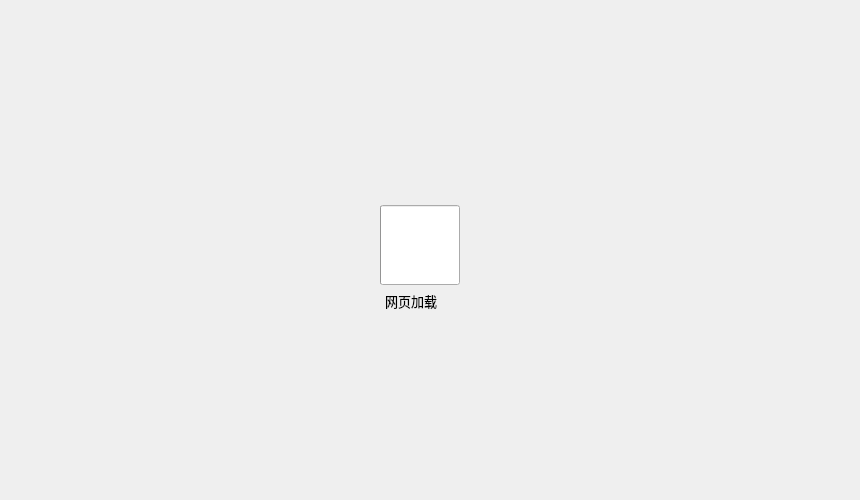
<?xml version="1.0" encoding="UTF-8"?>
<ui version="4.0">
 <class>HelpPage</class>
 <widget class="QWidget" name="HelpPage">
  <property name="geometry">
   <rect>
    <x>0</x>
    <y>0</y>
    <width>860</width>
    <height>500</height>
   </rect>
  </property>
  <property name="minimumSize">
   <size>
    <width>860</width>
    <height>500</height>
   </size>
  </property>
  <property name="maximumSize">
   <size>
    <width>860</width>
    <height>500</height>
   </size>
  </property>
  <property name="windowTitle">
   <string>Form</string>
  </property>
  <widget class="QWidget" name="gridLayoutWidget">
   <property name="geometry">
    <rect>
     <x>15</x>
     <y>20</y>
     <width>826</width>
     <height>466</height>
    </rect>
   </property>
   <layout class="QGridLayout" name="gridLayout"/>
  </widget>
  <widget class="IndeterminateProgressRing" name="IndeterminateProgressRing">
   <property name="geometry">
    <rect>
     <x>380</x>
     <y>205</y>
     <width>80</width>
     <height>80</height>
    </rect>
   </property>
  </widget>
  <widget class="CaptionLabel" name="CaptionLabel">
   <property name="geometry">
    <rect>
     <x>385</x>
     <y>290</y>
     <width>76</width>
     <height>21</height>
    </rect>
   </property>
   <property name="font">
    <font>
     <family>Agency FB</family>
     <pointsize>10</pointsize>
     <weight>50</weight>
     <bold>false</bold>
    </font>
   </property>
   <property name="text">
    <string>网页加载</string>
   </property>
  </widget>
  <zorder>CaptionLabel</zorder>
  <zorder>IndeterminateProgressRing</zorder>
  <zorder>gridLayoutWidget</zorder>
 </widget>
 <customwidgets>
  <customwidget>
   <class>CaptionLabel</class>
   <extends>QLabel</extends>
   <header>qfluentwidgets</header>
  </customwidget>
  <customwidget>
   <class>IndeterminateProgressRing</class>
   <extends>QProgressBar</extends>
   <header>qfluentwidgets</header>
  </customwidget>
 </customwidgets>
 <resources/>
 <connections/>
</ui>
